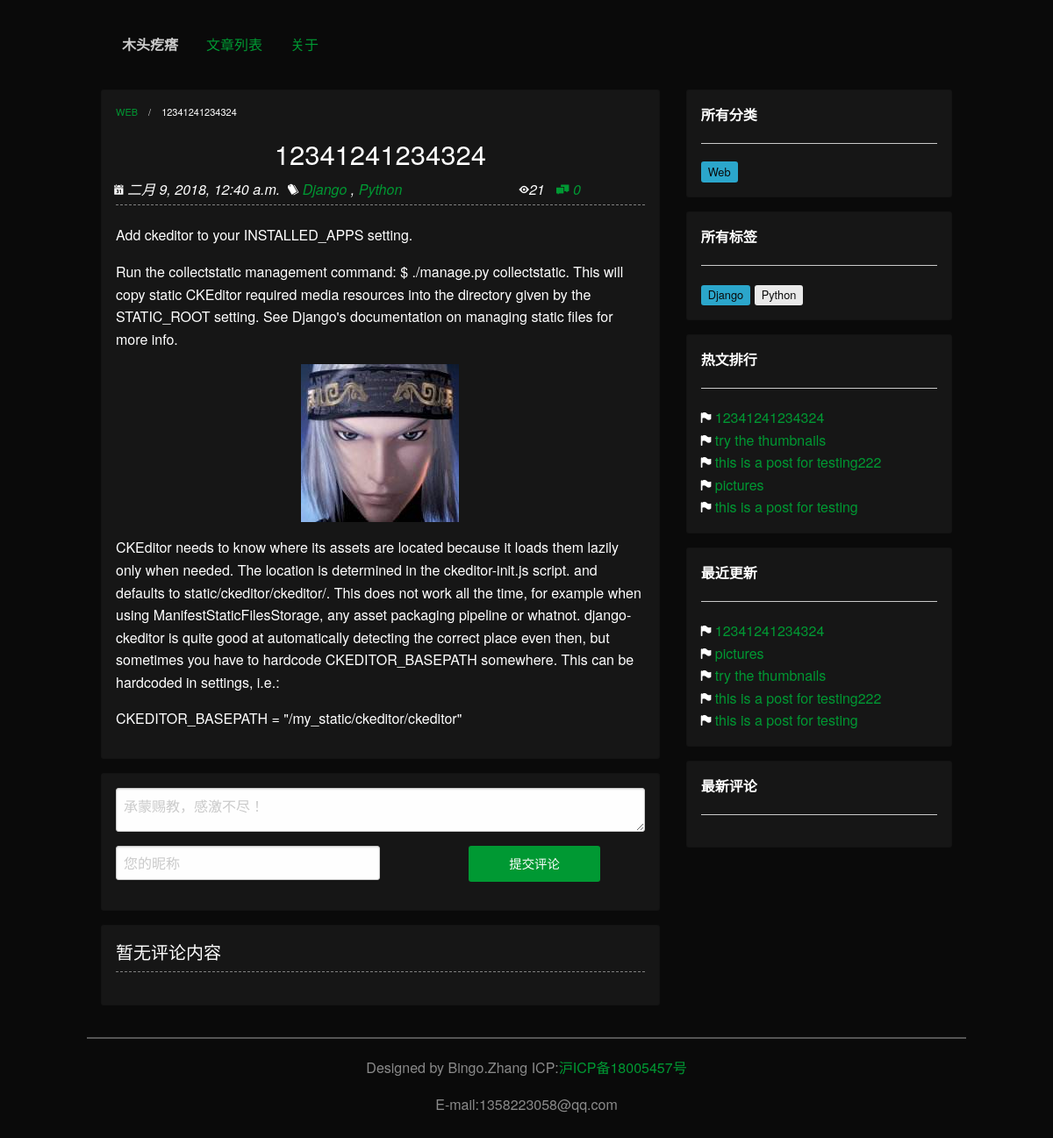
The page /2018/02/09/5/ on the database its author committed.
### mysite/models.py (models this page shows, shortened)
class WebSettings(models.Model):
    web_name=models.CharField(max_length=250,verbose_name='网站名称')
    web_footer_body=RichTextUploadingField(verbose_name='网站底部信息')
    active=models.BooleanField(default=True)
    class Meta:
        verbose_name='网站基本信息设置'
        verbose_name_plural='网站基本信息设置'

class Post(models.Model):
    STATUS_CHOICES=(('draft','Draft'),('published','Published'),)
    title=models.CharField(max_length=250,verbose_name='文章标题')
    post_thumb=models.ImageField(upload_to='photos/thumbs/%Y/%m/%d/',blank=True,null=True,verbose_name='文章缩略图',help_text='请上传186*90像素图片，用于本文章缩略图')
    category=models.ForeignKey(Category,on_delete=models.CASCADE,verbose_name='类别')
    tags=models.ManyToManyField(Tag,blank=True,verbose_name='标签',help_text='标签数量控制在四个以内')
    author=models.ForeignKey(User,on_delete=models.CASCADE,related_name='mysite_posts',verbose_name='作者')
    body=RichTextUploadingField(default='',verbose_name='正文')
    publish=models.DateTimeField(default=timezone.now,verbose_name='发布时间')
    created_time=models.DateTimeField(auto_now_add=True)
    updated_time=models.DateTimeField(auto_now=True)
    status=models.CharField(max_length=10,choices=STATUS_CHOICES,default='published',verbose_name='文章状态')
    views=models.PositiveIntegerField(default=0,verbose_name='默认阅读数量')
    objects=models.Manager()
    published=PublishedManager()
    class Meta:
        ordering=('-created_time',)
        verbose_name='文章'
        verbose_name_plural='文章'
    def get_absolute_url(self):
        return reverse('mysite:post_detail',args=[self.publish.year,
                                                  self.publish.strftime('%m'),
                                                  self.publish.strftime('%d'),
                                                  self.id])
    def views_count(self):
        self.views += 1
        self.save(update_fields=['views'])

class Category(models.Model):
    name=models.CharField(max_length=100,verbose_name='添加分类')
    def __str__(self):
        return self.name
    class Meta:
        verbose_name='分类'
        verbose_name_plural='分类'

class Tag(models.Model):
    name=models.CharField(max_length=100,verbose_name='添加标签项')
    class Meta:
        verbose_name='标签'
        verbose_name_plural='标签'

### mysite/views.py (the view)
# urls.py: path('<int:year>/<int:month>/<day>/<slug>/',views.post_detail,name='post_detail'),
def post_detail(request,year,month,day,slug,tag_slug=None,cate_slug=None):
    post=get_object_or_404(Post,
                           status = 'published',
                           publish__year = year,
                           publish__month = month,
                           publish__day = day,
                           id=slug,)
    post.views_count()
    comments=post.comments.filter(active=True)
    cc = None
    cc_name = None
    if request.method=='POST':
        cc_name = request.POST.get('cc_name')
        cc = request.POST.get('cc')
        if cc and cc_name:
            cc=Comment(post=post,reader_name=cc_name,body=cc)
            cc.save()
    host_posts=Post.published.order_by('-views')[:10]
    recent_posts=Post.published.order_by('-publish')[:10]
    comments_last=Comment.objects.filter(active=True).order_by('-created_time',)[:10]
    test='test_detail'
    tag = None
    if tag_slug:
        tag=get_object_or_404(Tag,id=tag_slug)
    return render(request,'detail.html',{'post':post,
                                         'tag':tag,
                                         'host_posts':host_posts,
                                         'recent_posts':recent_posts,
                                         'cates_list':cates_list,
                                         'comments':comments,
                                         'comments_last':comments_last,
                                         'tags_list':tags_list,
                                         'tags_color':tags_color,
                                         'web_settings':web_settings,
                                         'test':test,})

### mysite/models.py (called while the page is built)
    def get_queryset(self):
        return super(PublishedManager, self).get_queryset().filter(status='published')

### mysite/templates/detail.html (shortened to what this page needs)
﻿{% extends 'base.html' %}
{% load static %}
{% block target %}target="_blank"{% endblock%}
{% block contents %}
<div class="grid-container">
    <div class="grid-x grid-padding-x">
        <div class="small-12 medium-8 large-8 cell" style="">
            <div class="callout">
                <nav aria-label="You are here:" role="navigation">
                    <ul class="breadcrumbs">
                        <li><a href="#">{{ post.category }}</a></li>
                        <li>
                            <span class="show-for-sr">Current: </span> {{ post.title }}
                        </li>
                    </ul>
                </nav>
                <h3 class="text-center">{{ post.title }}</h3>
                <div class="grid-x grid-padding-x">
                    <div class="small-8 medium-4 large-4">
                        <span class="">&nbsp;&nbsp;&nbsp;<i class="fi-calendar">&nbsp;{{ post.created_time }}</i></span>
                    </div>
                    <div class="hide-for-small-only medium-5 large-5">
                        <span class="hide-for-small-only"><i class="fi-pricetag-multiple">
                            {% for tag in post.tags.all %}
                                <a href="{% url 'mysite:post_list_by_tag' tag_slug=tag.id %}">{{ tag.name }}</a>
                                {% if not forloop.last %},{% endif %}
                            {% endfor %}
                        </i></span>
                    </div>
                    <div class="small-4 medium-3 large-3">
                        <span class="text-right" style=""><i class="fi-eye">{{ post.views }}</i>&nbsp;&nbsp;&nbsp;<a href="#comments" target="_parent"><i class="fi-comments">&nbsp;{{ comments.count }}</i></a></span>
                    </div>
                </div>
                <hr style="height:1px;border:none;margin-top:5px;padding:0;border-top:1px dashed #808080;" />
                <div class="grid-x grid-padding-x">
                    <div class="small-12 medium-12 large-12 cell">
                        {{ post.body|safe }}
                    </div>
                </div>
            </div>
            <div class="callout "><a name="comments"></a>
                <form id="comments-add" class="grid-container" action="" method="post" data-abide novalidate target="_parent">
                    <div class="grid-x grid-padding-x">
                        <label class="small-12 medium-12 large-12">
                            <textarea id="id_comment" name="cc" placeholder="承蒙赐教，感激不尽！" required></textarea>
                        </label>
                        <label class="small-6 medium-6">
                            <input type="text" id="id_name" name="cc_name" placeholder="您的昵称" required />
                        </label>
                        <button class="button success small-offset-2 small-4 medium-3" type="submit" id="submit_c">提交评论</button>
                    </div>
                </form>
            </div>
            <div class="callout">
                <h5>
                {% if comments.count %}
                    共有{{ comments.count }}条评论：
                {% else %}
                    暂无评论内容
                {% endif %}
                </h5>
                <hr style="height:1px;border:none;margin-top:5px;padding:0;border-top:1px dashed #808080;" />
            </div>
        </div>
        {% include 'side-bar.html' %}
    </div>
</div>
{% endblock %}

### mysite/templates/base.html (shortened to what this page needs)
﻿{% load static %}
<!DOCTYPE html>
<html lang="en" xmlns="http://www.w3.org/1999/xhtml">
<head>
    <link rel="stylesheet" href="{% static 'css/foundation.css' %}">
    <link rel="stylesheet" href="{% static 'css/foundation-icons.css' %}">
    <link rel="stylesheet" href="{% static 'css/app.css' %}">
</head>
<body>
    <div class="off-canvas-wrapper" >
        <div class="off-canvas-content" data-off-canvas-content>
            <div class="grid-container">
                <div class="top-bar" id="responsive-menu">
                    <div class="top-bar-left">
                        <ul class="dropdown menu" data-dropdown-menu >
                            <li class="menu-text">{{ web_settings.web_name }}</li>
                            <li class="has-submenu ">
                                <a href="{% url 'mysite:post_list' %}" {% block target %}target="_parent"{% endblock%}>文章列表</a>
                            </li>
                            <li class="has-submenu">
                                <a href="{% url 'mysite:about' %}">关于</a>
                            </li>
                        </ul>
                    </div>
                </div>
            </div>
            <br />
            {% block contents %}{% endblock %}
            <hr style="border:1px solid #555 ;"/>
            <div class="footer text-center" style="">
                {{ web_settings.web_footer_body|safe }}
            </div>
            <br />
        </div>
    </div>
</body>
</html>

### mysite/templates/side-bar.html (shortened to what this page needs)
<div class="small-12 medium-4 large-4 cell">
            <div class="callout">
                <b>所有分类</b>
                <hr />
                {% for cate in cates_list %}
                    <a class=" side-inblock" href="{% url 'mysite:post_list_by_cate' cate_slug=cate.id %}">
                        <span class="label {% for tag_color in tags_color %}{% if cate.id == forloop.counter %}{{ tag_color }}{% endif %}{% endfor %}">
                        {{ cate.name }}
                        </span>
                    </a>
                {% endfor %}
            </div>
            <div class="callout side-inblock">
                <b>所有标签</b>
                <hr />
                {% for tag_c in tags_list %}
                    <a class=" side-inblock" href="{% url 'mysite:post_list_by_tag' tag_slug=tag_c.id %}">
                        <span class="label {% for tag_color in tags_color %}{% if tag_c.id == forloop.counter %}{{ tag_color }}{% endif %}{% endfor %}">
                        {{ tag_c.name }}
                        </span>
                    </a>
                {% endfor %}
            </div>
            <div class="callout">
                <b>热文排行</b>
                <hr />
                <ul class="no-bullet">
                    {% for post in host_posts %}
                    <li><i class="fi-flag">&nbsp;</i><a href="{{ post.get_absolute_url }}" target="_blank">{{ post.title }}</a></li>
                    {% endfor %}
                </ul>
            </div>
            <div class="callout">
                <b>最近更新</b>
                <hr />
                <ul class="no-bullet">
                    {% for post in recent_posts %}
                        <li><i class="fi-flag">&nbsp;</i><a href="{{ post.get_absolute_url }}" target="_blank">{{ post.title }}</a></li>
                    {% endfor %}
                </ul>
            </div>
            <div class="callout">
                <b>最新评论</b>
                <hr />
            </div>
        </div>

### rows shown on the page
WebSettings: web_name "木头疙瘩", web_footer_body "Designed by Bingo.Zhang ICP: 沪ICP备18005457号 E-mail:1358223058@qq.com"
Post: category "WEB", title "12341241234324", created_time "二月 9, 2018, 12:40 a.m.", views "21", body "Add ckeditor to your INSTALLED_APPS setting. Run the collectstatic management command: $ ./manage.py collectstatic. This will copy static CKEditor required media resources into the directory given by the STATIC_ROOT setting. See Django's documentation on managing static files for more info. CKEditor needs to know where its assets are located because it loads them lazily only when needed. The location is determined in the ckeditor-init.js script. and defaults to static/ckeditor/ckeditor/. This does not work all the time, for example when using ManifestStaticFilesStorage, any asset packaging pipeline or whatnot. django-ckeditor is quite good at automatically detecting the correct place even…", body (picture)
Tag: name "Django"
Tag: name "Python"
Category: name "Web"
Post: title "try the thumbnails"
Post: title "this is a post for testing222"
Post: title "pictures"
Post: title "this is a post for testing"

### other values the page prints
{{ comments.count }} "0"
